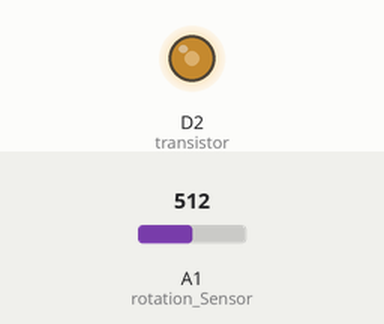
This program was run on a simulated Arduino MKR. On the bench: output pins drawn as LEDs (lit = HIGH). The inputs (shaded band) are chosen by the test bench; at power-on: A1 (rotation_Sensor) = 512.

Above: at 1.2 s.
1.3 s: A1 (rotation_Sensor) set to 716
At 2.5 s:
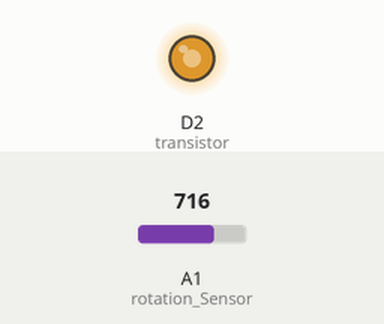
2.8 s: A1 (rotation_Sensor) set to 900
At 3.8 s:
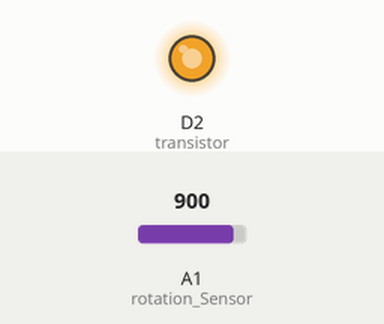
4.3 s: A1 (rotation_Sensor) set to 122
At 5.0 s:
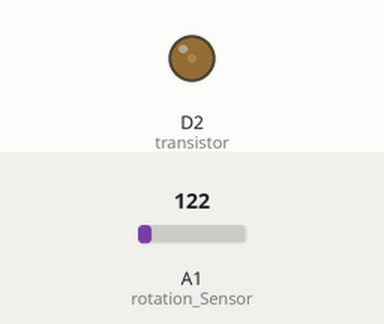
5.8 s: A1 (rotation_Sensor) set to 0
At 6.1 s:
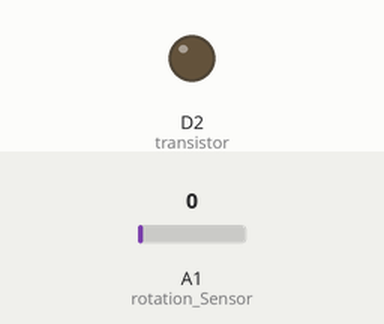
7.3 s: A1 (rotation_Sensor) set to 511
At 8.5 s:
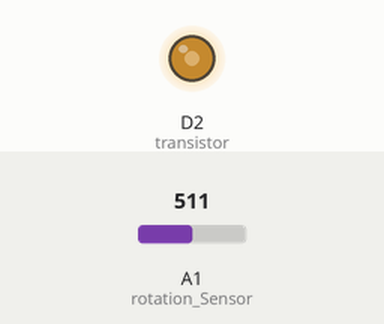
Timing chart, 0 to 9.8 s (numbered marks = the images above; inputs shaded):
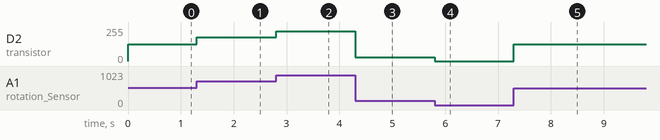

The program:

main.cpp
```cpp
/*
  Titre      : Clapet Servo Moteur Controle
  Auteur     : Bilel Belhadj
  Date       : 09/02/2022
  Description: le programme sert a controller un servo moteur qui varie de 0 a 90 avec un capteur de rotation
  Version    : 0.0.1
*/

#include <Arduino.h>


//#include "WIFIConnector_mkrwifi1010.h"

const int rotation_Sensor = A1 ;
const int transistor = 2 ;
int angle_Capteur = 0 ;
int val_led = 0;


void setup() {

  Serial.begin(9600);

}

void loop() {
  angle_Capteur = analogRead(rotation_Sensor);
  val_led = map(angle_Capteur, 1, 1023, 0, 255);
  analogWrite(transistor, val_led);


}
```

Measured:
- after the input at 1.3 s, D2 (transistor): 127/255 → 178/255 at once
- after the input at 2.8 s, D2 (transistor): 178/255 → 224/255 at once
- after the input at 4.3 s, D2 (transistor): 224/255 → 30/255 at once
- after the input at 5.8 s, D2 (transistor): 30/255 → 0/255 at once
- after the input at 7.3 s, D2 (transistor): 0/255 → 127/255 at once
